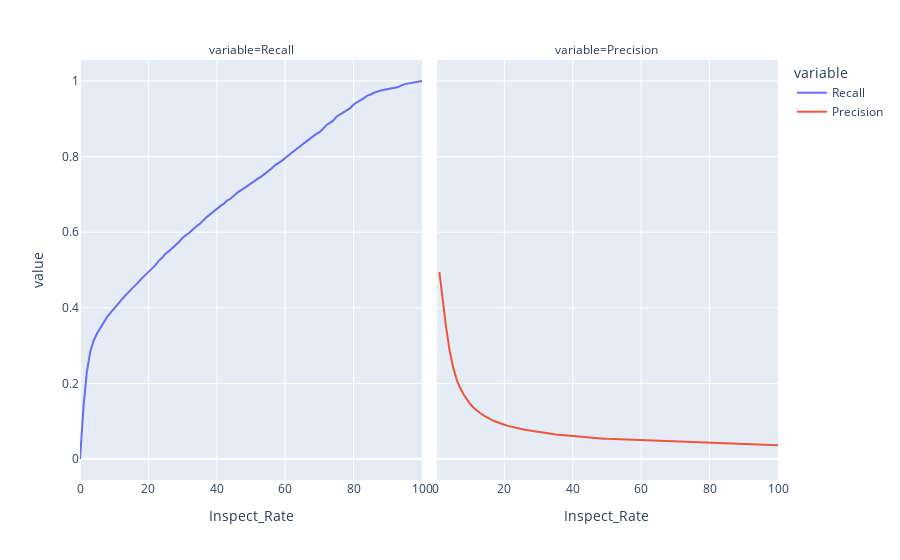

The cell this chart's notebook holds for it:
### Code cell
# Interactive visualization
fig = px.line(data, x="Inspect_Rate", y="value", color='variable',facet_col="variable")
fig.show()
